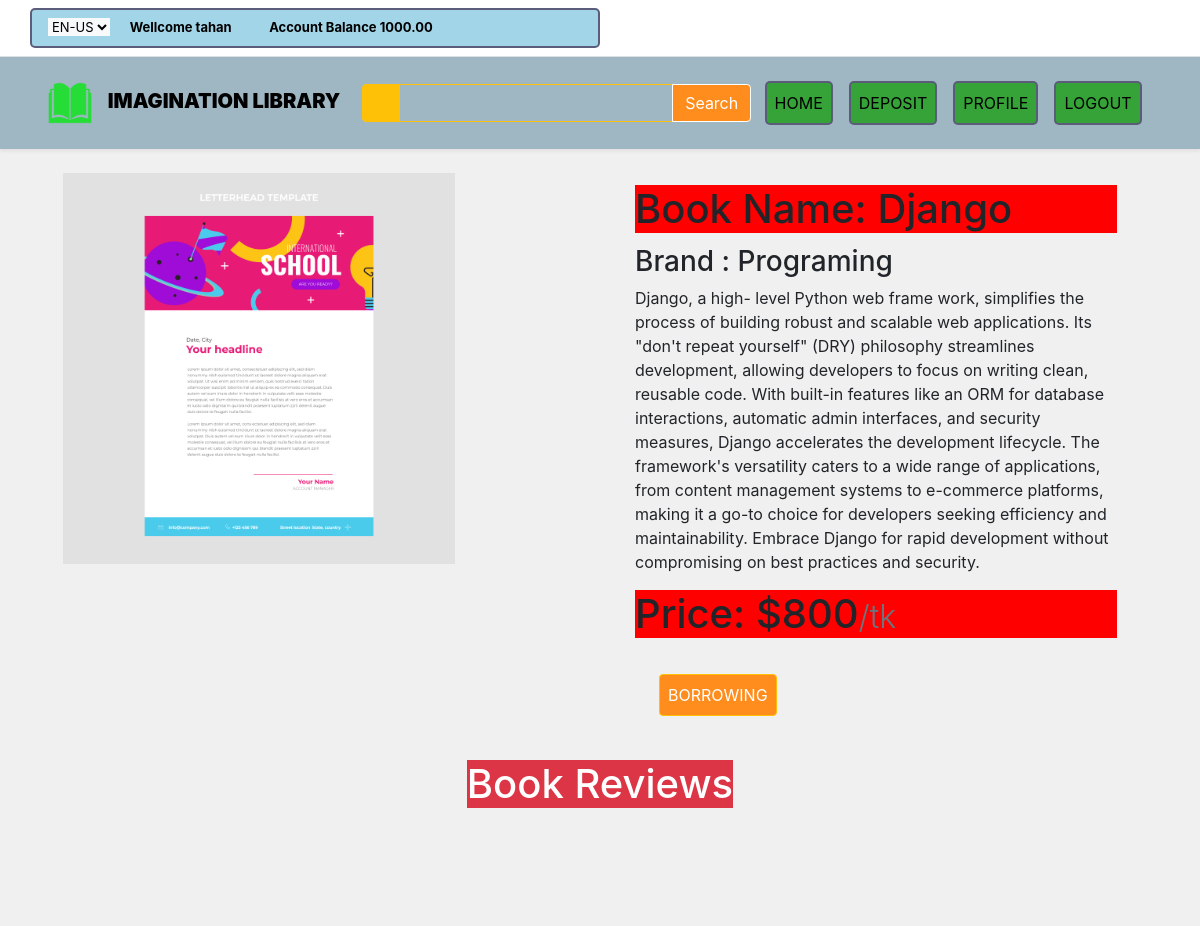
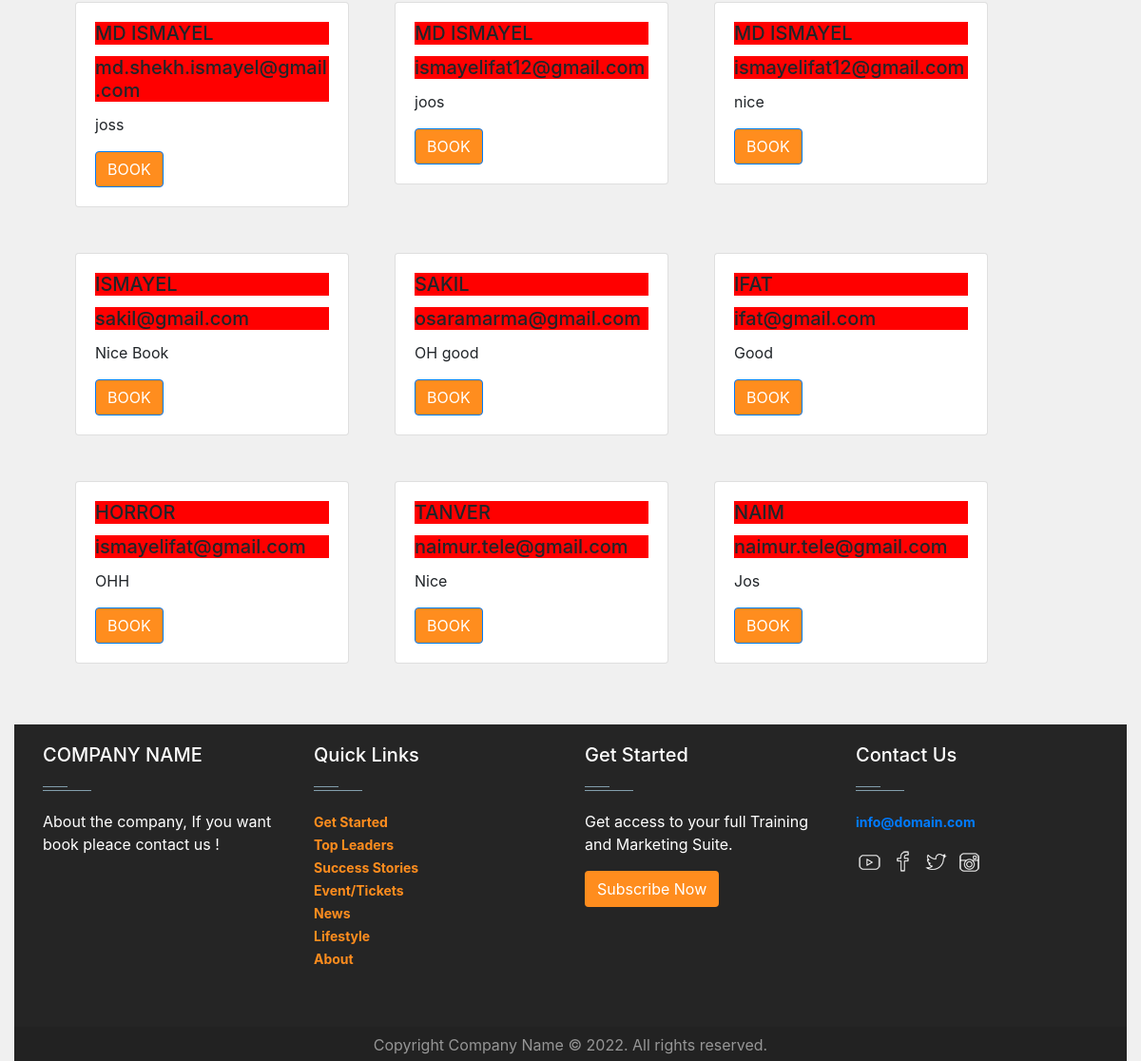
Page /details/details/1 (signed in) on the committed database (2 pictures, top to bottom).
### accounts/models.py (models this page shows, shortened)
class UserLibraryAccount(models.Model):
    user = models.OneToOneField(User, related_name='account', on_delete=models.CASCADE)
    account_no = models.IntegerField(unique=True)
    balance = models.DecimalField(default=0, max_digits=12, decimal_places=2)
    Name = models.CharField(max_length=50)
    birth_date = models.DateField(null=True, blank=True)
    gender = models.CharField(max_length=10, choices=GENDER_TYPE)

### bookposts/models.py (models this page shows, shortened)
class Post(models.Model):
    image = models.ImageField(upload_to='bookposts/media/uploads', blank=True, null=True)
    book_name = models.CharField(max_length=100)
    book_detail = models.TextField()
    book_price = models.IntegerField()
    category = models.ForeignKey(Cetagory, on_delete=models.CASCADE)

class Review(models.Model):
    post = models.ForeignKey(Post, on_delete=models.CASCADE, related_name='reviews')
    name = models.CharField(max_length=100)
    email = models.EmailField()
    body = models.TextField()

### category/models.py (models this page shows)
class Cetagory(models.Model):
    Name = models.CharField(max_length=100)
    def __str__(self):
        return self.Name

### bookposts/views.py (the view)
# urls.py: path('details/<int:id>', views.BookPostView.as_view(), name='detail_post'),
class BookPostView(DetailView):
    model = models.Post
    pk_url_kwarg = 'id'
    template_name = 'details.html'
    context_object_name = 'bookpost_app'
    def get_context_data(self, **kwargs):
        context = super().get_context_data(**kwargs)
        post =self.object
        reviews = post.reviews.all()
        review_form = forms.ReviewForm()
        context['reviews'] = reviews
        context['reviews_form'] = review_form
        return context

### bookposts/forms.py
class ReviewForm(forms.ModelForm):
    class Meta:
        model = Review
        fields = ['name', 'email', 'body']

### bookposts/templates/details.html (shortened to what this page needs)
{% extends 'base.html' %}
{% load crispy_forms_tags %}
{% block content %}
<div>
<div class=" d-flex flex-wrap px-5 pt-3 " style="background-color: None;">
  <div class="col-6 ">
    <img src="{{bookpost_app.image.url}}" class="card-img-top pt-2 w-75 m-auto" alt="..." />
  </div>
  <div class="col-6 ">
    <div class="card-body">
      <h1 class="card-title">Book Name: {{bookpost_app.book_name}}</h1>
      <h3 class="card-text">Brand : {{bookpost_app.category}}</h3>
      <p class="card-text">{{bookpost_app.book_detail}}</p>
      <h1 class="card-title pricing-card-title">Price: ${{bookpost_app.book_price}}<small class="text-muted fw-light">/tk</small></h1>
      {%if user.is_authenticated %}
      <a class="m-4 p-2 text-uppercase btn btn-outline-warning" href="{% url 'borrowed_book' bookpost_app.id %}">Borrowing</a>
      {% endif %}
  </div>
  </div>
</div>
</div>
<div class="col-12">
  <div class="d-flex justify-content-center align-items-center">
  <h1 class="  text-bg-danger"><span>  Book Reviews</h1></span>
  </div>
<div class="col-12 p-3">
<div class="d-flex flex-wrap  pt-5 m-4">
{% for review in reviews %}
<div class="m-4">
<div class="card" style="width: 18rem;">
  <div class="card-body">
    <h5 class="card-title text-uppercase" >{{review.name}}</h5>
    <h5 class="card-title">{{review.email}}</h5>
    <p class="card-text">{{review.body}}</p>
    <a href="#" class="btn btn-primary text-uppercase">book</a>
  </div>
</div>
</div>
{% endfor %}
</div>
</div>
{% endblock %}

### templates/base.html (shortened to what this page needs)
{% load static %}
<!doctype html>
<html lang="en">
  <head>
    <link rel="stylesheet" href="{% static 'style.css' %}">
    <link href="https://cdn.jsdelivr.net/npm/bootstrap@5.3.2/dist/css/bootstrap.min.css" rel="stylesheet">
    <link rel="stylesheet" href="https://cdnjs.cloudflare.com/ajax/libs/font-awesome/6.5.1/css/fontawesome.min.css">
    <link rel="stylesheet" href="https://stackpath.bootstrapcdn.com/bootstrap/4.5.2/css/bootstrap.min.css">
  </head>
  <body>
          {% if request.user.is_authenticated %}
    <div class="superNav border-bottom py-2 bg-white " style="background-color: #ffffff,;">
      <div class="container">
        <div class="row">
          <div class="col-lg-6 col-md-6 col-sm-12 col-xs-12 centerOnMobile lock-buttons">
            <select  class="me-3 border-0 bg-light">
              <option value="en-us">EN-US</option>
            </select>
            <span class="d-none d-lg-inline-block d-md-inline-block d-sm-inline-block d-xs-none me-3"><strong>Wellcome {{request.user.account.Name}}</strong></span>
            <span class="me-3"><i class="fa-solid fa-phone me-1 text-warning"></i> <strong>Account Balance {{request.user.account.balance}}</strong></span>
          </div>
          <div class="col-lg-6 col-md-6 col-sm-12 col-xs-12 d-none d-lg-block d-md-block-d-sm-block d-xs-none text-end">
            <span class="me-3"><i class="fa-solid fa-phone me-1 text-warning"></i> <strong></strong></span>
            <span class="me-3"><i class="fa-solid fa-phone me-1 text-warning"></i> <strong></strong></span>
          </div>
        </div>
      </div>
    </div>
    {% endif %}
    <nav class="navbar navbar-expand-lg   sticky-top navbar-light p-3 shadow-sm" style="background-color: #9fb6c3;">
      <div class="container">
        <a class="navbar-brand" href="#"><img src="/static/logo.png" alt="Imagination Library Logo"  width="50" height="40" class="img-fluid me-2">
          <strong>IMAGINATION LIBRARY</strong></a>
        <div class=" collapse navbar-collapse" id="navbarNavDropdown">
          <div class="ms-auto d-none d-lg-block">
            <div class="input-group">
              <span class="border-warning input-group-text bg-warning text-white"><i class="fa-solid fa-magnifying-glass"></i></span>
              <input type="text" class="form-control border-warning" style="color:#7a7a7a">
              <button class="btn btn-warning text-white">Search</button>
            </div>
          </div>
          <ul class="navbar-nav ms-auto ">
            <li class="nav-item">
              <a class="nav-link mx-2 text-uppercase active lock-buttonsx" aria-current="page" href="{% url 'home' %}">Home</a>
            </li>
            {% if request.user.is_authenticated %}
            <li class="nav-item">
              <a class="nav-link mx-2 text-uppercase lock-buttonsx" href="{% url 'deposit_money' %}">Deposit</a>
            </li>
            <li class="nav-item">
              <a class="nav-link mx-2 text-uppercase lock-buttonsx" href="{% url 'profile' %}">Profile</a>
            </li>
            <li class="nav-item">
              <a class="nav-link mx-2 text-uppercase lock-buttonsx" href="{% url 'logout' %}">Logout</a>
            </li>
            {% endif %}
          </ul>
        </div>
      </div>
    </nav>
    {% block content %}
    {% endblock %}
    <footer id="footer" class="footer-1">
      <div class="main-footer widgets-dark typo-light">
      <div class="container">
      <div class="row">
      <div class="col-xs-12 col-sm-6 col-md-3">
      <div class="widget subscribe no-box">
      <h5 class="widget-title">COMPANY NAME<span></span></h5>
      <p>About the company, If you want book pleace contact us ! </p>
      </div>
      </div>
      <div class="col-xs-12 col-sm-6 col-md-3">
      <div class="widget no-box">
      <h5 class="widget-title">Quick Links<span></span></h5>
      <ul class="thumbnail-widget">
      <li>
      <div class="thumb-content"><a href="#.">Get Started</a></div>
      </li>
      <li>
      <div class="thumb-content"><a href="#.">Top Leaders</a></div>
      </li>
      <li>
      <div class="thumb-content"><a href="#.">Success Stories</a></div>
      </li>
      <li>
      <div class="thumb-content"><a href="#.">Event/Tickets</a></div>
      </li>
      <li>
      <div class="thumb-content"><a href="#.">News</a></div>
      </li>
      <li>
      <div class="thumb-content"><a href="#.">Lifestyle</a></div>
      </li>
      <li>
      <div class="thumb-content"><a href="#.">About</a></div>
      </li>
      </ul>
      </div>
      </div>
      <div class="col-xs-12 col-sm-6 col-md-3">
      <div class="widget no-box">
      <h5 class="widget-title">Get Started<span></span></h5>
      <p>Get access to your full Training and Marketing Suite.</p>
      <a class="btn" href="" target="_blank">Subscribe Now</a>
      </div>
      </div>
      <div class="col-xs-12 col-sm-6 col-md-3">
      <div class="widget no-box">
      <h5 class="widget-title">Contact Us<span></span></h5>
      <p><a href="mailto:info@domain.com" title="glorythemes">info@domain.com</a></p>
      <ul class="social-footer2">
      <li class=""><a title="youtube" target="_blank" href="https://bit.ly/3m9avif"><img alt="youtube" width="30" height="30"></a></li>
      <li class=""><a href="https://www.facebook.com/" target="_blank" title="Facebook"><img alt="Facebook" width="30" height="30"></a></li>
      <li class=""><a href="https://twitter.com" target="_blank" title="Twitter"><img alt="Twitter" width="30" height="30"></a></li>
      <li class=""><a title="instagram" target="_blank" href="https://www.instagram.com/"><img alt="instagram" width="30" height="30"></a></li>
      </ul>
      </div>
      </div>
      </div>
      </div>
      </div>
      <div class="footer-copyright">
      <div class="container">
      <div class="row">
      <div class="col-md-12 text-center">
      <p>Copyright Company Name © 2022. All rights reserved.</p>
      </div>
      </div>
      </div>
      </div>
      </footer>
  </body>
</html>

### templates/style.css (style rules this page uses)
a { font-size:14px; font-weight:700 }
.superNav { font-size:13px; }
.form-control { outline:none !important; box-shadow: none !important; }
.card-title { background-color: red; }

### templates/base.html (style rules this page uses)
body { background-color: #20948B; margin: 0; padding: 0; }
* { padding: 0; margin: 0; box-sizing: border-box; }
.navbar { background-color: #00b7d4; padding: 10px 0; }
.navbar-brand, .navbar-nav .nav-link { color: #000 !important; }
.input-group-text { background-color: #ffffff; border-color: #ffffff; color: #31d33483; }
.form-control { background-color: #ffffff00; color: #150e0e; border-color: #ffffff; }
.btn-warning { background-color:rgb(18, 202, 76); border-color: #ffffff; color: #000; }
.lock-buttonsx { display: inline-block; background-color: #31a233f6; color: #000; padding: 8px 16px; border: 2px solid rgba(91, 91, 123, 0.981); border-radius: 5px; text-decoration: none; transition: background-color 0.3s, color 0.3s; }
.lock-buttons { display: inline-block; background-color: #91cee3d7; color: #000; padding: 8px 16px; border: 2px solid rgba(91, 91, 123, 0.981); border-radius: 5px; text-decoration: none; transition: background-color 0.3s, color 0.3s; }
footer .main-footer { padding: 20px 0; background: #252525; }
footer ul { padding-left: 0; list-style: none; }
.footer-copyright { background: #222; padding: 5px 0; }
.footer-copyright p { color: #969696; margin: 2px 0 0; }
.widget { padding: 20px; margin-bottom: 40px; }
.widget.no-box { padding: 0; background-color: transparent; margin-bottom: 40px; box-shadow: none; -webkit-box-shadow: none; -moz-box-shadow: none; -ms-box-shadow: none; -o-box-shadow: none; }
.widget.subscribe p { margin-bottom: 18px; }
.widget li a { color: #ff8d1e; }
.widget-title { margin-bottom: 20px; }
.widget-title span { background: #839FAD none repeat scroll 0 0;display: block; height: 1px;margin-top: 25px;position: relative;width: 20%; }
.widget-title span::after { background: inherit;content: "";height: inherit; position: absolute;top: -4px;width: 50%; }
.typo-light h1, .typo-light h2, .typo-light h3, .typo-light h4, .typo-light h5, .typo-light h6, .typo-light p, .typo-light div, .typo-light span, .typo-light small { color: #fff; }
ul.social-footer2 { margin: 0;padding: 0; width: auto; }
ul.social-footer2 li { display: inline-block;padding: 0; }
ul.social-footer2 li a { display: block; height:30px;width: 30px;text-align: center; }
.btn { background-color: #ff8d1e; color:#fff; }

### bookposts/templates/details.html (style rules this page uses)
body { background-color: #f0f0f0; }
.card { transition: all 0.3s; }

### rows in the picture
Post: image (picture), book_name "Django", category "Programing", book_detail "Django, a high- level Python web frame work, simplifies the process of building robust and scalable web applications. Its \"don't repeat yourself\" (DRY) philosophy streamlines development, allowing developers to focus on writing clean, reusable code. With built-in features like an ORM for database interactions, automatic admin interfaces, and security measures, Django accelerates the development lifecycle. The framework's versatility caters to a wide range of applications, from content management systems to e-commerce platforms, making it a go-to choice for developers seeking efficiency and maintainability. Embrace Django for rapid development without compromising on best practices and…", book_price "800"
Review: name "MD ISMAYEL", email "md.shekh.ismayel@gmail.com", body "joss"
Review: name "MD ISMAYEL", email "ismayelifat12@gmail.com", body "joos"
Review: name "MD ISMAYEL", email "ismayelifat12@gmail.com", body "nice"
Review: name "ISMAYEL", email "sakil@gmail.com", body "Nice Book"
Review: name "SAKIL", email "osaramarma@gmail.com", body "OH good"
Review: name "IFAT", email "ifat@gmail.com", body "Good"
Review: name "HORROR", email "ismayelifat@gmail.com", body "OHH"
Review: name "TANVER", email "naimur.tele@gmail.com", body "Nice"
Review: name "NAIM", email "naimur.tele@gmail.com", body "Jos"

### other values in the picture
{{ request.user.account.Name }} "tahan"
{{ request.user.account.balance }} "1000.00"
